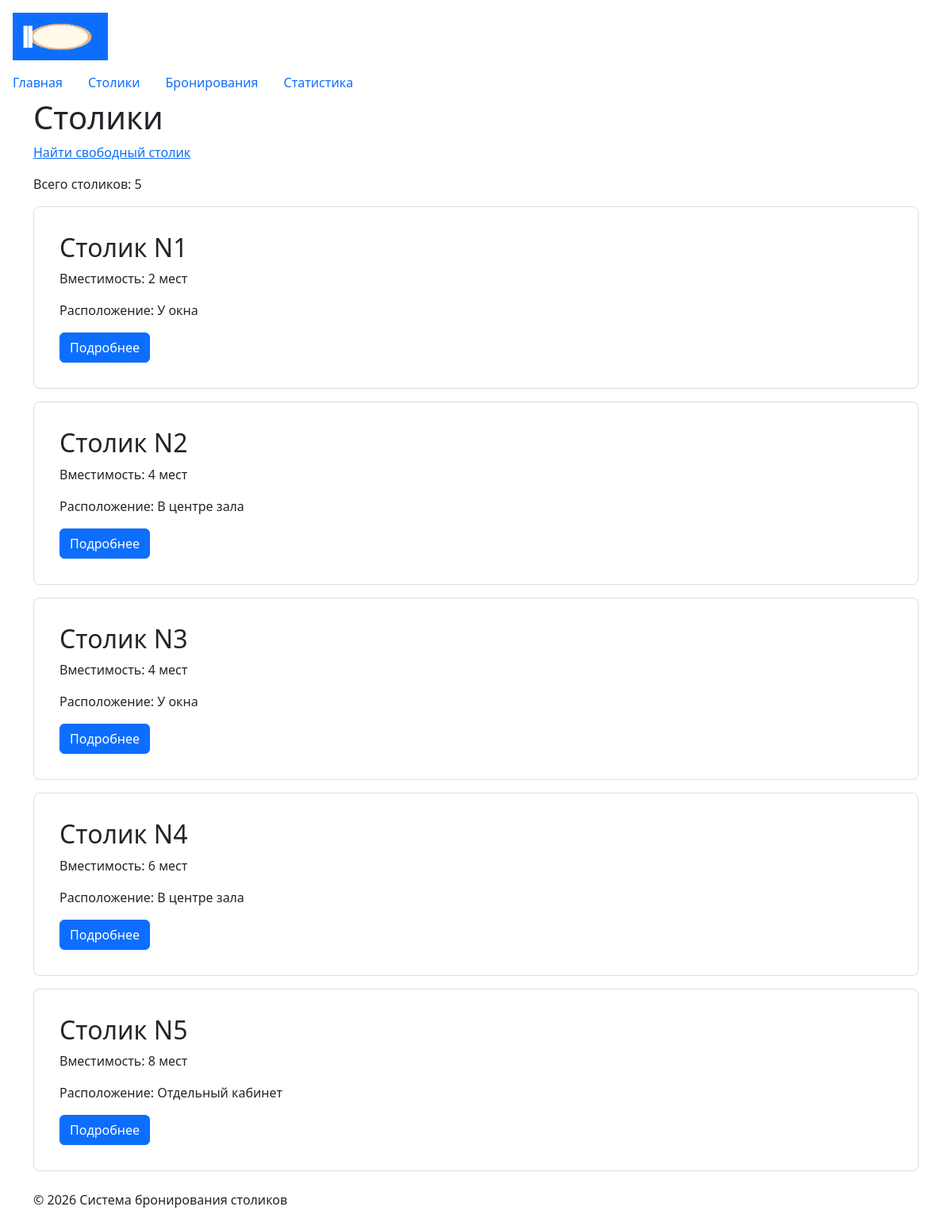
The app's page /tables/ with its own data.
### tables/views.py (the view)
# urls.py: path("tables/", include("tables.urls")),
def tables(request):
    conn = sqlite3.connect(DB_PATH)
    conn.row_factory = sqlite3.Row
    tables_list = conn.execute(
        """
        SELECT
            number,
            capacity,
            location
        FROM tables
        ORDER BY number;
        """
    ).fetchall()
    conn.close()
    return render(
        request,
        "tables/table_list.html",
        {"tables": tables_list},
    )

### tables/templates/tables/table_list.html (shortened to what this page needs)
{% extends "base.html" %}
{% block content %}
<h1>Столики</h1>
<p>
<a href="{% url 'tables:available' %}">
Найти свободный столик
</a>
</p>
<p>
Всего столиков: {{ tables|length }}
</p>
{% for table in tables %}
{% include "tables/includes/table_card.html" %}
{% empty %}
<p>Столики не найдены.</p>
{% endfor %}
{% endblock %}

### tables/templates/tables/includes/table_card.html
<article class="card table-card mb-3">
<div class="card-body">
<h2 class="card-title">
Столик N{{ table.number|default:"Без номера" }}
</h2>
<p class="card-text">
Вместимость: {{ table.capacity }} мест
</p>
<p class="card-text">
Расположение: {{ table.location|default:"Не указано" }}
</p>
<a
href="{% url 'tables:detail' table.number %}"
class="btn btn-primary"
>
Подробнее
</a>
</div>
</article>

### homepage/static/homepage/css/style.css (style rules this page uses)
body { min-height: 100vh; }
.table-card { margin-bottom: 1rem; padding: 1rem; border: 1px solid #ddd; border-radius: 8px; }

### records on screen
tables: number "1", capacity "2", location "У окна"
tables: number "2", capacity "4", location "В центре зала"
tables: number "3", capacity "4", location "У окна"
tables: number "4", capacity "6", location "В центре зала"
tables: number "5", capacity "8", location "Отдельный кабинет"

### other values on screen
{{ tables|length }} "5"
